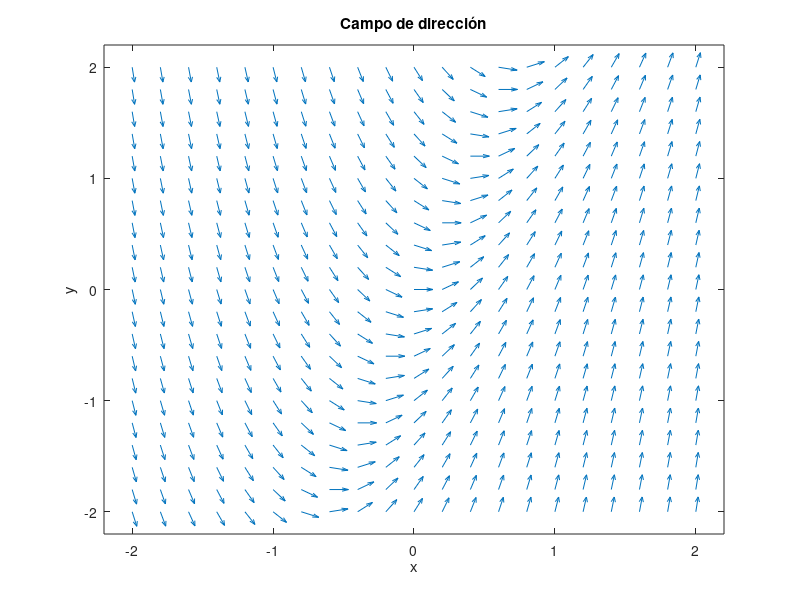

MATLAB code to generate this figure:
close all; clear, clc

[x, y] = meshgrid(-2:0.2:2, -2:0.2:2);

s = 3*x - y;

L = sqrt(1 + s.^2); % L es para reescalar la magnitud de las flechas

quiver(x,y, 1./L, s./L, 0.5) % 0.5 se refiere al tamaño de las flechas

axis([-2.2 2.2 -2.2 2.2])
xlabel('x'), ylabel('y'), title('Campo de dirección')
